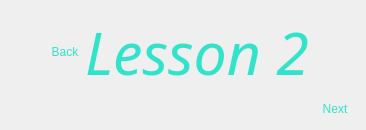
      <widget class="QWidget" name="lesson2Page">
       <property name="styleSheet">
        <string notr="true">#label_9{
	color:rgb(48, 227, 202);
	font: 87 italic 44pt &quot;Segoe UI Black&quot;;
}

#nextButtonLesson2 {
    background-color: Transparent;
    background-repeat:no-repeat;
    border: none;
    cursor:pointer;
    overflow: hidden;
    outline:none;
	font: 87 22pt &quot;Segoe UI Black&quot;;
 	color:rgb(48, 227, 202);
}

#nextButtonLesson2:hover{
    background-color: Transparent;
    background-repeat:no-repeat;
    border: none;
    cursor:pointer;
    overflow: hidden;
    outline:none;
	color:rgb(252, 207, 77);
	font: 87 22pt &quot;Segoe UI Black&quot;;
}


#backButtonLesson2 {
    background-color: Transparent;
    background-repeat:no-repeat;
    border: none;
    cursor:pointer;
    overflow: hidden;
    outline:none;
	font: 87 22pt &quot;Segoe UI Black&quot;;
	color:rgb(48, 227, 202);
}

#backButtonLesson2:hover{
    background-color: Transparent;
    background-repeat:no-repeat;
    border: none;
    cursor:pointer;
    overflow: hidden;
    outline:none;
	color:rgb(255, 103, 53);
	font: 87 22pt &quot;Segoe UI Black&quot;;
}</string>
       </property>
       <layout class="QGridLayout" name="gridLayout_7">
        <item row="0" column="2" alignment="Qt::AlignHCenter">
         <widget class="QLabel" name="label_9">
          <property name="font">
           <font>
            <family>Segoe UI Black</family>
            <pointsize>44</pointsize>
            <weight>10</weight>
            <italic>true</italic>
            <bold>false</bold>
           </font>
          </property>
          <property name="text">
           <string>Lesson 2</string>
          </property>
         </widget>
        </item>
        <item row="0" column="3">
         <spacer name="horizontalSpacer_8">
          <property name="orientation">
           <enum>Qt::Horizontal</enum>
          </property>
          <property name="sizeHint" stdset="0">
           <size>
            <width>40</width>
            <height>20</height>
           </size>
          </property>
         </spacer>
        </item>
        <item row="0" column="0">
         <spacer name="horizontalSpacer_7">
          <property name="orientation">
           <enum>Qt::Horizontal</enum>
          </property>
          <property name="sizeHint" stdset="0">
           <size>
            <width>40</width>
            <height>20</height>
           </size>
          </property>
         </spacer>
        </item>
        <item row="0" column="1" alignment="Qt::AlignHCenter">
         <widget class="QPushButton" name="backButtonLesson2">
          <property name="text">
           <string>Back</string>
          </property>
         </widget>
        </item>
        <item row="1" column="2">
         <spacer name="horizontalSpacer_9">
          <property name="orientation">
           <enum>Qt::Horizontal</enum>
          </property>
          <property name="sizeHint" stdset="0">
           <size>
            <width>40</width>
            <height>20</height>
           </size>
          </property>
         </spacer>
        </item>
        <item row="1" column="3">
         <widget class="QPushButton" name="nextButtonLesson2">
          <property name="text">
           <string>Next</string>
          </property>
         </widget>
        </item>
       </layout>
      </widget>
